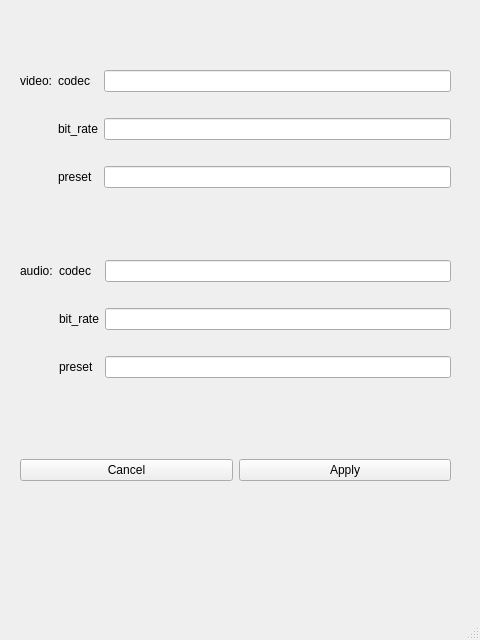
<?xml version="1.0" encoding="UTF-8"?>
<ui version="4.0">
 <class>EncodeSetting</class>
 <widget class="QMainWindow" name="EncodeSetting">
  <property name="geometry">
   <rect>
    <x>0</x>
    <y>0</y>
    <width>480</width>
    <height>640</height>
   </rect>
  </property>
  <property name="windowTitle">
   <string>MainWindow</string>
  </property>
  <widget class="QWidget" name="centralwidget">
   <widget class="QWidget" name="gridLayoutWidget">
    <property name="geometry">
     <rect>
      <x>20</x>
      <y>50</y>
      <width>431</width>
      <height>161</height>
     </rect>
    </property>
    <layout class="QGridLayout" name="gridLayout">
     <item row="0" column="2">
      <widget class="QLineEdit" name="lineEdit_videoCodec"/>
     </item>
     <item row="1" column="2">
      <widget class="QLineEdit" name="lineEdit_videoBitRate"/>
     </item>
     <item row="0" column="0">
      <widget class="QLabel" name="label_video">
       <property name="text">
        <string>video:</string>
       </property>
      </widget>
     </item>
     <item row="2" column="2">
      <widget class="QLineEdit" name="lineEdit_videoPreset"/>
     </item>
     <item row="0" column="1">
      <widget class="QLabel" name="label_videoCodec">
       <property name="text">
        <string>codec</string>
       </property>
      </widget>
     </item>
     <item row="1" column="1">
      <widget class="QLabel" name="label_videoBitRate">
       <property name="text">
        <string>bit_rate</string>
       </property>
      </widget>
     </item>
     <item row="2" column="1">
      <widget class="QLabel" name="label_videoPreset">
       <property name="text">
        <string>preset</string>
       </property>
      </widget>
     </item>
    </layout>
   </widget>
   <widget class="QWidget" name="gridLayoutWidget_2">
    <property name="geometry">
     <rect>
      <x>20</x>
      <y>240</y>
      <width>431</width>
      <height>161</height>
     </rect>
    </property>
    <layout class="QGridLayout" name="gridLayout_3">
     <item row="0" column="2">
      <widget class="QLineEdit" name="lineEdit_audioCodec"/>
     </item>
     <item row="1" column="2">
      <widget class="QLineEdit" name="lineEdit_audioBitRate"/>
     </item>
     <item row="0" column="0">
      <widget class="QLabel" name="label_9">
       <property name="text">
        <string>audio:</string>
       </property>
      </widget>
     </item>
     <item row="2" column="2">
      <widget class="QLineEdit" name="lineEdit_audioPreset"/>
     </item>
     <item row="0" column="1">
      <widget class="QLabel" name="label_audioCodec">
       <property name="text">
        <string>codec</string>
       </property>
      </widget>
     </item>
     <item row="1" column="1">
      <widget class="QLabel" name="label_audioBitRate">
       <property name="text">
        <string>bit_rate</string>
       </property>
      </widget>
     </item>
     <item row="2" column="1">
      <widget class="QLabel" name="label_audioPreset">
       <property name="text">
        <string>preset</string>
       </property>
      </widget>
     </item>
    </layout>
   </widget>
   <widget class="QWidget" name="horizontalLayoutWidget">
    <property name="geometry">
     <rect>
      <x>20</x>
      <y>430</y>
      <width>431</width>
      <height>80</height>
     </rect>
    </property>
    <layout class="QHBoxLayout" name="horizontalLayout">
     <item>
      <widget class="QPushButton" name="pushButton_cancel">
       <property name="text">
        <string>Cancel</string>
       </property>
      </widget>
     </item>
     <item>
      <widget class="QPushButton" name="pushButton_apply">
       <property name="text">
        <string>Apply</string>
       </property>
      </widget>
     </item>
    </layout>
   </widget>
  </widget>
  <widget class="QMenuBar" name="menubar">
   <property name="geometry">
    <rect>
     <x>0</x>
     <y>0</y>
     <width>480</width>
     <height>24</height>
    </rect>
   </property>
  </widget>
  <widget class="QStatusBar" name="statusbar"/>
 </widget>
 <resources/>
 <connections/>
</ui>
